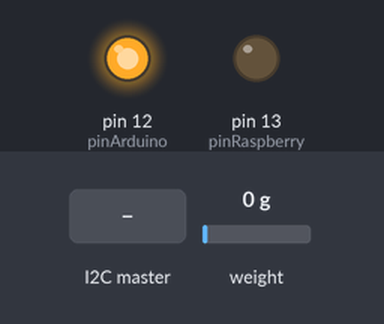
Simulated run of this sketch. Board: Arduino Uno, built with avr-gcc and run on an emulated ATmega328P. On the bench: output pins drawn as LEDs (lit = HIGH). Inputs (shaded band) come from the test bench; at power-on: weight on the scale 0 g. What the sketch prints to the serial monitor is not drawn.

Above: at 2.8 s.
2.9 s: the I2C master sends the byte 1
At 3.3 s:
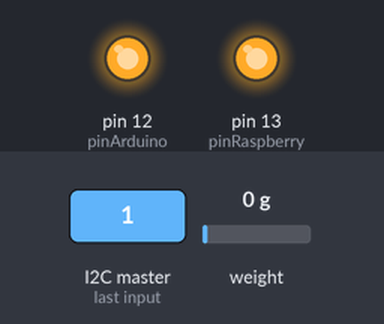
5.0 s: weight on the scale set to 2500 g
Timing chart, 0 to 8.0 s (numbered marks = the images above; inputs shaded):
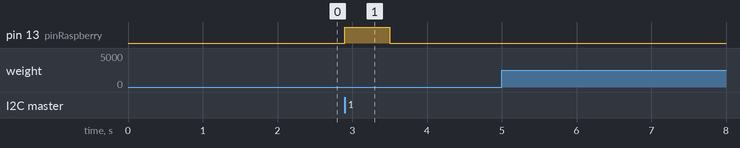

The sketch:

manager.ino
```cpp
#include <Wire.h>
#include "HX711.h"                                            // подключаем библиотеку для работы с тензодатчиком
#include "SevSeg.h"


#define DT  A0                                                // Указываем номер вывода, к которому подключен вывод DT  датчика
#define SCK A1                                                // Указываем номер вывода, к которому подключен вывод SCK датчика
#define SLAVE_ADDRESS 0x08

#define pinArduino 12
#define pinRaspberry 13

HX711 scale;                                                  // создаём объект scale

float calibration_factor = 6.66;                            // вводим калибровочный коэффициент
float adjustWeigth = 0.0;
float units = 0.0;                                                  // задаём переменную для измерений в граммах
int weight = 0;                                                 // задаём переменную для измерений в унциях
int min_weight = 50;

int duration;

byte system_status = 0;

long start_checking_raspberry = 0;

/*
  0 Ожидание
  1 Товар установлен
  2 Отправлен запрос на RPI о распознавании
  3 Получен ответ с RPI о распознавании
  4 Отправлены итоги распознавания на кассу
  5 Касса передала правильный ответ
  6 Правильный ответ передается на RPI
  7 RPI сообщает об успешком сохранении картинки
  8 RPI не ответила в течение 1 секунды
  9 Отправлены пустые итоги распознавания на кассу
*/

byte id_processing;

//bool is_recognize_started     = false;
//bool is_recognize_sended      = false;
//bool is_correct_answer_readed = false;
//bool is_correct_answer_sended = false;
//bool is_waiting               = true;

//bool is_recognize_failed;
unsigned long current_milliseconds;

byte weight_bytes[2];

byte message_from_cass[2];
String message_to_cass;

byte message_from_raspberry[21];
byte message_to_raspberry[3];

int message_from_raspberry_count;

void setup(){

  Serial.begin(9600);
  //Serial.println("Loaded");

  Wire.begin(SLAVE_ADDRESS);
  Wire.onReceive(receiveData);
  Wire.onRequest(sendData);

  pinMode(pinRaspberry, OUTPUT);
  pinMode(pinArduino, OUTPUT);

  digitalWrite(pinRaspberry, LOW);
  digitalWrite(pinArduino, HIGH);

  while (Wire.available()) Wire.read();

  scale.begin(DT, SCK);                                       // инициируем работу с датчиком
  scale.set_scale();                                          // выполняем измерение значения без калибровочного коэффициента
  scale.tare();                                               // сбрасываем значения веса на датчике в 0
  scale.set_scale(calibration_factor);                        // устанавливаем калибровочный коэффициент

  message_from_raspberry_count = sizeof(message_from_raspberry);

  delay(500);

  units = 0;
  units = + scale.get_units(), 1000;
  units = units * 0.035274;
  weight = units;
  adjustWeigth = units;
  //Serial.println(units);
  //message_to_cass[0] = 0;
  //message_to_cass[1] = weight;
  //message_to_cass[2] = int((units - weight) * 100);
  //Serial.write(message_to_cass, sizeof(message_to_cass));
  //adjustWeigth = units;
  //Serial.println("adjustWeigth = " + String(adjustWeigth));

}

void loop()
{

  units = + scale.get_units(), 100;
  //Serial.println(units);

  if (system_status == 0 && millis() - start_checking_raspberry > 500){
    digitalWrite(pinRaspberry, LOW);
  }
  else if (system_status == 0 && millis() - start_checking_raspberry < 500){
    digitalWrite(pinRaspberry, HIGH);
  }


  weight = get_weight();

  if (weight < min_weight && system_status == 4){
    message_to_cass = "3";
    Serial.println(message_to_cass);
    delay(200);
  }


  if (weight < min_weight) system_status = 0;

  if (system_status == 1 && millis() - current_milliseconds > 1000){ // RPI не отвечает в течение секунды на распознавание

    system_status = 8; // RPI своевременно не отдала ответ
    //message_to_cass[0] = 1;
    //message_to_cass[1] = weight_bytes[0];
    //message_to_cass[2] = weight_bytes[1];
    message_to_cass = "1 " + String(weight_bytes[0]) + " " + String(weight_bytes[1]);
    //for (byte i = 3; i < sizeof(message_to_cass); i++) message_to_cass[i] = 0;
    Serial.println(message_to_cass);
    system_status = 9;

  }


  if (system_status == 0 && weight >= min_weight){

    system_status = 1;
    current_milliseconds = millis();
    delay(300);
    weight = get_weight();
    get_weight_bytes(weight_bytes, weight);

  }


  if ((system_status == 4 || system_status == 9) && Serial.available() > 0){

    Serial.readBytes(message_from_cass, sizeof(message_from_cass));
    system_status = 5;
    current_milliseconds = millis();
  }


  if (system_status == 5 && millis() - current_milliseconds > 500){
    system_status = 8;
  }


  //sevseg.setNumber(system_status);
  //sevseg.refreshDisplay();


  delay(100);

}

void receiveData(int byteCount){

  byte i = 0;
  while (Wire.available()) {
    message_from_raspberry[i] = byte(Wire.read());
    i += 1;
  }

  start_checking_raspberry = millis();

  if (system_status == 2){

    system_status = 3;
    message_to_cass = "2 " + String(weight_bytes[0]) + " " + String(weight_bytes[1]);
    for (byte k = 1; k < message_from_raspberry_count; k++) {
      message_to_cass += " " + String(message_from_raspberry[k]);
      //Serial.println(message_from_raspberry[k]);
    }
    Serial.println(message_to_cass);
    system_status = 4;

  }

  if (system_status == 6){
    system_status = 7;
  }

  delay(100);
}

void sendData(){

  if (system_status == 1){

    message_to_raspberry[0] = 1;
    message_to_raspberry[1] = 0;
    message_to_raspberry[2] = 0;
    Wire.write(message_to_raspberry, sizeof(message_to_raspberry));
    system_status = 2;

  }

  if (system_status == 5){

    message_to_raspberry[0] = 2;
    message_to_raspberry[1] = message_from_cass[0];
    message_to_raspberry[2] = message_from_cass[1];
    Wire.write(message_to_raspberry, sizeof(message_to_raspberry));
    system_status = 6;

  }

  if (weight < min_weight && system_status == 4){

    message_to_raspberry[0] = 3;
    message_to_raspberry[1] = 0;
    message_to_raspberry[2] = 0;

    Wire.write(message_to_raspberry, sizeof(message_to_raspberry));
    system_status = 0;
  }

  delay(100);
}

int get_weight(){
    units = + scale.get_units(), 100;
    weight = (units * 0.035274 - adjustWeigth) / 1;
    //Serial.println(units * 0.035274);
    return weight * 1;
}

void get_weight_bytes(byte *weight_bytes, int wght){
  if (wght < 0){
    weight_bytes[0] = 0;
    weight_bytes[1] = 0;
  }
  else{
    weight_bytes[0] = wght / 128;
    weight_bytes[1] = wght - weight_bytes[0] * 128;
  }
}
```

Measured:
- after the input at 2.9 s, pin 13 (pinRaspberry): LOW → HIGH at once, → LOW 0.60 s later
- after the input at 5.0 s, every drawn part: stays the same
